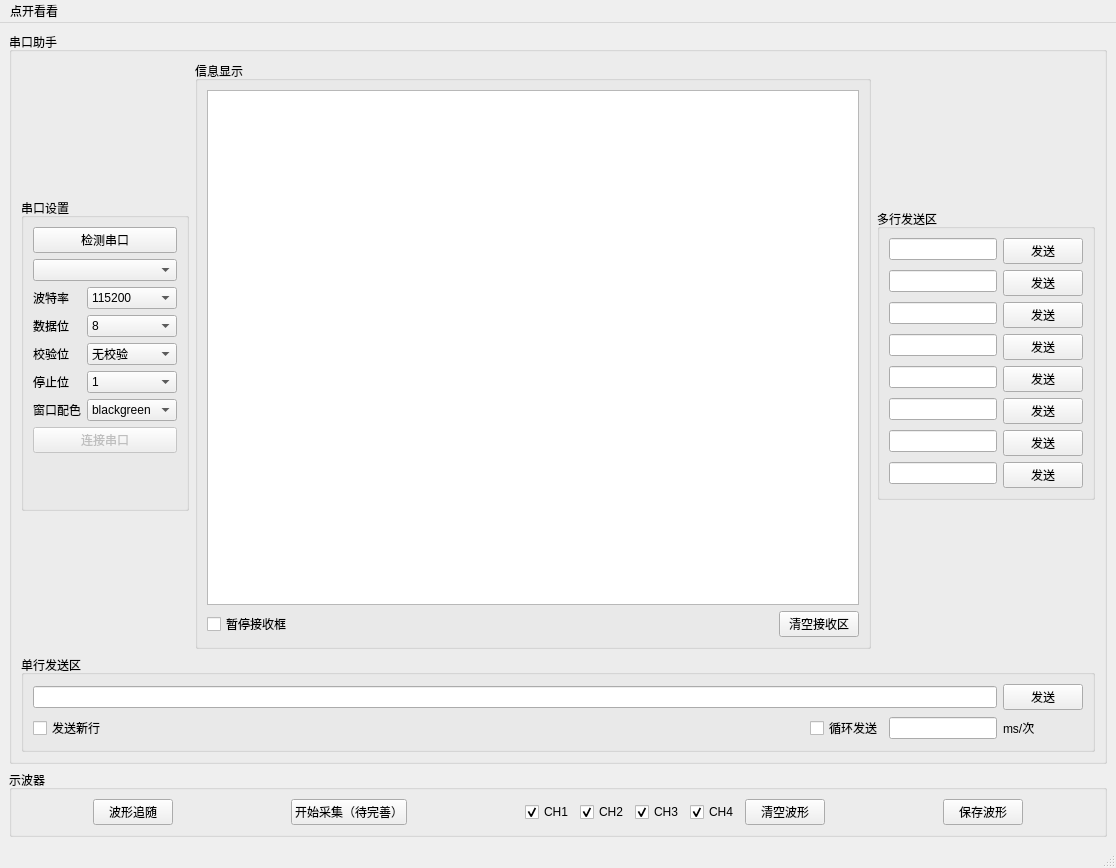
<?xml version="1.0" encoding="UTF-8"?>
<ui version="4.0">
 <class>MainWindow</class>
 <widget class="QMainWindow" name="MainWindow">
  <property name="geometry">
   <rect>
    <x>0</x>
    <y>0</y>
    <width>1116</width>
    <height>868</height>
   </rect>
  </property>
  <property name="windowTitle">
   <string>MainWindow</string>
  </property>
  <property name="windowIcon">
   <iconset>
    <normaloff>:/dog/狗图标.jpg</normaloff>:/dog/狗图标.jpg</iconset>
  </property>
  <widget class="QWidget" name="centralwidget">
   <layout class="QVBoxLayout" name="verticalLayout_6">
    <item>
     <widget class="QGroupBox" name="groupBox_6">
      <property name="title">
       <string>串口助手</string>
      </property>
      <layout class="QGridLayout" name="gridLayout_6">
       <item row="0" column="0">
        <layout class="QVBoxLayout" name="verticalLayout_3">
         <item>
          <widget class="QGroupBox" name="groupBox">
           <property name="sizePolicy">
            <sizepolicy hsizetype="Fixed" vsizetype="Fixed">
             <horstretch>0</horstretch>
             <verstretch>0</verstretch>
            </sizepolicy>
           </property>
           <property name="focusPolicy">
            <enum>Qt::NoFocus</enum>
           </property>
           <property name="contextMenuPolicy">
            <enum>Qt::DefaultContextMenu</enum>
           </property>
           <property name="layoutDirection">
            <enum>Qt::LeftToRight</enum>
           </property>
           <property name="title">
            <string>串口设置</string>
           </property>
           <property name="flat">
            <bool>false</bool>
           </property>
           <property name="checkable">
            <bool>false</bool>
           </property>
           <layout class="QGridLayout" name="gridLayout_3">
            <item row="0" column="0">
             <layout class="QFormLayout" name="formLayout">
              <property name="sizeConstraint">
               <enum>QLayout::SetDefaultConstraint</enum>
              </property>
              <property name="rowWrapPolicy">
               <enum>QFormLayout::DontWrapRows</enum>
              </property>
              <item row="0" column="0" colspan="2">
               <widget class="QPushButton" name="pushButton_detect_serial">
                <property name="text">
                 <string>检测串口</string>
                </property>
               </widget>
              </item>
              <item row="1" column="0" colspan="2">
               <widget class="QComboBox" name="comboBox_serialPort"/>
              </item>
              <item row="2" column="0">
               <widget class="QLabel" name="label_6">
                <property name="cursor">
                 <cursorShape>ArrowCursor</cursorShape>
                </property>
                <property name="text">
                 <string>波特率</string>
                </property>
               </widget>
              </item>
              <item row="2" column="1">
               <widget class="QComboBox" name="comboBox_baud">
                <item>
                 <property name="text">
                  <string>115200</string>
                 </property>
                </item>
                <item>
                 <property name="text">
                  <string>9600</string>
                 </property>
                </item>
                <item>
                 <property name="text">
                  <string>14400</string>
                 </property>
                </item>
                <item>
                 <property name="text">
                  <string>19200</string>
                 </property>
                </item>
                <item>
                 <property name="text">
                  <string>38400</string>
                 </property>
                </item>
                <item>
                 <property name="text">
                  <string>56000</string>
                 </property>
                </item>
                <item>
                 <property name="text">
                  <string>57600</string>
                 </property>
                </item>
                <item>
                 <property name="text">
                  <string>128000</string>
                 </property>
                </item>
                <item>
                 <property name="text">
                  <string>256000</string>
                 </property>
                </item>
               </widget>
              </item>
              <item row="3" column="0">
               <widget class="QLabel" name="label_8">
                <property name="text">
                 <string>数据位</string>
                </property>
               </widget>
              </item>
              <item row="3" column="1">
               <widget class="QComboBox" name="comboBox_data_bit">
                <item>
                 <property name="text">
                  <string>8</string>
                 </property>
                </item>
                <item>
                 <property name="text">
                  <string>7</string>
                 </property>
                </item>
                <item>
                 <property name="text">
                  <string>6</string>
                 </property>
                </item>
                <item>
                 <property name="text">
                  <string>5</string>
                 </property>
                </item>
               </widget>
              </item>
              <item row="4" column="0">
               <widget class="QLabel" name="label_4">
                <property name="text">
                 <string>校验位</string>
                </property>
               </widget>
              </item>
              <item row="4" column="1">
               <widget class="QComboBox" name="comboBox_check_bit">
                <item>
                 <property name="text">
                  <string>无校验</string>
                 </property>
                </item>
                <item>
                 <property name="text">
                  <string>奇校验</string>
                 </property>
                </item>
                <item>
                 <property name="text">
                  <string>偶校验</string>
                 </property>
                </item>
               </widget>
              </item>
              <item row="5" column="0">
               <widget class="QLabel" name="label_3">
                <property name="text">
                 <string>停止位</string>
                </property>
               </widget>
              </item>
              <item row="5" column="1">
               <widget class="QComboBox" name="comboBox_stop_bit">
                <item>
                 <property name="text">
                  <string>1</string>
                 </property>
                </item>
                <item>
                 <property name="text">
                  <string>1.5</string>
                 </property>
                </item>
                <item>
                 <property name="text">
                  <string>2</string>
                 </property>
                </item>
               </widget>
              </item>
              <item row="6" column="0">
               <widget class="QLabel" name="label_5">
                <property name="text">
                 <string>窗口配色</string>
                </property>
               </widget>
              </item>
              <item row="6" column="1">
               <widget class="QComboBox" name="comboBox_window_color">
                <item>
                 <property name="text">
                  <string>blackgreen</string>
                 </property>
                </item>
                <item>
                 <property name="text">
                  <string>whiteblack</string>
                 </property>
                </item>
                <item>
                 <property name="text">
                  <string>blackwhite</string>
                 </property>
                </item>
               </widget>
              </item>
              <item row="7" column="0" colspan="2">
               <widget class="QPushButton" name="pushButton_connect_serial">
                <property name="enabled">
                 <bool>false</bool>
                </property>
                <property name="text">
                 <string>连接串口</string>
                </property>
               </widget>
              </item>
              <item row="8" column="0" colspan="2">
               <spacer name="verticalSpacer">
                <property name="orientation">
                 <enum>Qt::Vertical</enum>
                </property>
                <property name="sizeHint" stdset="0">
                 <size>
                  <width>20</width>
                  <height>40</height>
                 </size>
                </property>
               </spacer>
              </item>
             </layout>
            </item>
           </layout>
          </widget>
         </item>
        </layout>
       </item>
       <item row="0" column="1">
        <layout class="QVBoxLayout" name="verticalLayout_4">
         <item>
          <widget class="QGroupBox" name="groupBox_2">
           <property name="sizePolicy">
            <sizepolicy hsizetype="Preferred" vsizetype="Preferred">
             <horstretch>0</horstretch>
             <verstretch>0</verstretch>
            </sizepolicy>
           </property>
           <property name="font">
            <font>
             <weight>50</weight>
             <bold>false</bold>
            </font>
           </property>
           <property name="title">
            <string>信息显示</string>
           </property>
           <layout class="QGridLayout" name="gridLayout_2">
            <item row="1" column="0">
             <layout class="QVBoxLayout" name="verticalLayout">
              <item>
               <widget class="QTextBrowser" name="textBrowser_show_text">
                <property name="enabled">
                 <bool>true</bool>
                </property>
                <property name="sizePolicy">
                 <sizepolicy hsizetype="Expanding" vsizetype="Expanding">
                  <horstretch>1</horstretch>
                  <verstretch>1</verstretch>
                 </sizepolicy>
                </property>
               </widget>
              </item>
              <item>
               <layout class="QHBoxLayout" name="horizontalLayout">
                <item>
                 <widget class="QCheckBox" name="checkBox_datapause">
                  <property name="text">
                   <string>暂停接收框</string>
                  </property>
                 </widget>
                </item>
                <item>
                 <layout class="QHBoxLayout" name="horizontalLayout_2"/>
                </item>
                <item>
                 <widget class="QPushButton" name="pushButton_clear">
                  <property name="sizePolicy">
                   <sizepolicy hsizetype="Fixed" vsizetype="Fixed">
                    <horstretch>0</horstretch>
                    <verstretch>0</verstretch>
                   </sizepolicy>
                  </property>
                  <property name="text">
                   <string>清空接收区</string>
                  </property>
                 </widget>
                </item>
               </layout>
              </item>
             </layout>
            </item>
           </layout>
          </widget>
         </item>
        </layout>
       </item>
       <item row="0" column="2">
        <layout class="QVBoxLayout" name="verticalLayout_5">
         <item>
          <widget class="QGroupBox" name="groupBox_4">
           <property name="sizePolicy">
            <sizepolicy hsizetype="Fixed" vsizetype="Fixed">
             <horstretch>0</horstretch>
             <verstretch>0</verstretch>
            </sizepolicy>
           </property>
           <property name="sizeIncrement">
            <size>
             <width>0</width>
             <height>0</height>
            </size>
           </property>
           <property name="layoutDirection">
            <enum>Qt::LeftToRight</enum>
           </property>
           <property name="autoFillBackground">
            <bool>false</bool>
           </property>
           <property name="title">
            <string>多行发送区</string>
           </property>
           <layout class="QFormLayout" name="formLayout_5">
            <item row="0" column="0">
             <layout class="QFormLayout" name="formLayout_2">
              <property name="labelAlignment">
               <set>Qt::AlignLeading|Qt::AlignLeft|Qt::AlignVCenter</set>
              </property>
              <item row="0" column="0">
               <widget class="QLineEdit" name="lineEdit_1"/>
              </item>
              <item row="1" column="0">
               <widget class="QLineEdit" name="lineEdit_2"/>
              </item>
              <item row="1" column="1">
               <widget class="QPushButton" name="pushButton_send_2">
                <property name="sizePolicy">
                 <sizepolicy hsizetype="Fixed" vsizetype="Fixed">
                  <horstretch>0</horstretch>
                  <verstretch>0</verstretch>
                 </sizepolicy>
                </property>
                <property name="text">
                 <string>发送</string>
                </property>
               </widget>
              </item>
              <item row="2" column="0">
               <widget class="QLineEdit" name="lineEdit_3"/>
              </item>
              <item row="2" column="1">
               <widget class="QPushButton" name="pushButton_send_3">
                <property name="sizePolicy">
                 <sizepolicy hsizetype="Fixed" vsizetype="Fixed">
                  <horstretch>0</horstretch>
                  <verstretch>0</verstretch>
                 </sizepolicy>
                </property>
                <property name="text">
                 <string>发送</string>
                </property>
               </widget>
              </item>
              <item row="3" column="0">
               <widget class="QLineEdit" name="lineEdit_4"/>
              </item>
              <item row="3" column="1">
               <widget class="QPushButton" name="pushButton_send_4">
                <property name="sizePolicy">
                 <sizepolicy hsizetype="Fixed" vsizetype="Fixed">
                  <horstretch>0</horstretch>
                  <verstretch>0</verstretch>
                 </sizepolicy>
                </property>
                <property name="text">
                 <string>发送</string>
                </property>
               </widget>
              </item>
              <item row="4" column="0">
               <widget class="QLineEdit" name="lineEdit_5"/>
              </item>
              <item row="4" column="1">
               <widget class="QPushButton" name="pushButton_send_5">
                <property name="sizePolicy">
                 <sizepolicy hsizetype="Fixed" vsizetype="Fixed">
                  <horstretch>0</horstretch>
                  <verstretch>0</verstretch>
                 </sizepolicy>
                </property>
                <property name="text">
                 <string>发送</string>
                </property>
               </widget>
              </item>
              <item row="5" column="0">
               <widget class="QLineEdit" name="lineEdit_6"/>
              </item>
              <item row="5" column="1">
               <widget class="QPushButton" name="pushButton_send_6">
                <property name="sizePolicy">
                 <sizepolicy hsizetype="Fixed" vsizetype="Fixed">
                  <horstretch>0</horstretch>
                  <verstretch>0</verstretch>
                 </sizepolicy>
                </property>
                <property name="text">
                 <string>发送</string>
                </property>
               </widget>
              </item>
              <item row="6" column="0">
               <widget class="QLineEdit" name="lineEdit_7"/>
              </item>
              <item row="6" column="1">
               <widget class="QPushButton" name="pushButton_send_7">
                <property name="sizePolicy">
                 <sizepolicy hsizetype="Fixed" vsizetype="Fixed">
                  <horstretch>0</horstretch>
                  <verstretch>0</verstretch>
                 </sizepolicy>
                </property>
                <property name="text">
                 <string>发送</string>
                </property>
               </widget>
              </item>
              <item row="7" column="0">
               <widget class="QLineEdit" name="lineEdit_8"/>
              </item>
              <item row="7" column="1">
               <widget class="QPushButton" name="pushButton_send_8">
                <property name="sizePolicy">
                 <sizepolicy hsizetype="Fixed" vsizetype="Fixed">
                  <horstretch>0</horstretch>
                  <verstretch>0</verstretch>
                 </sizepolicy>
                </property>
                <property name="text">
                 <string>发送</string>
                </property>
               </widget>
              </item>
              <item row="0" column="1">
               <widget class="QPushButton" name="pushButton_send_1">
                <property name="sizePolicy">
                 <sizepolicy hsizetype="Fixed" vsizetype="Fixed">
                  <horstretch>0</horstretch>
                  <verstretch>0</verstretch>
                 </sizepolicy>
                </property>
                <property name="text">
                 <string>发送</string>
                </property>
               </widget>
              </item>
             </layout>
            </item>
           </layout>
          </widget>
         </item>
        </layout>
       </item>
       <item row="1" column="0" colspan="3">
        <widget class="QGroupBox" name="groupBox_3">
         <property name="title">
          <string>单行发送区</string>
         </property>
         <layout class="QGridLayout" name="gridLayout_4">
          <item row="0" column="0">
           <layout class="QGridLayout" name="gridLayout">
            <item row="1" column="4">
             <widget class="QLineEdit" name="lineEdit_t_ms">
              <property name="sizePolicy">
               <sizepolicy hsizetype="Fixed" vsizetype="Fixed">
                <horstretch>0</horstretch>
                <verstretch>0</verstretch>
               </sizepolicy>
              </property>
             </widget>
            </item>
            <item row="1" column="1">
             <spacer name="horizontalSpacer">
              <property name="orientation">
               <enum>Qt::Horizontal</enum>
              </property>
              <property name="sizeHint" stdset="0">
               <size>
                <width>40</width>
                <height>20</height>
               </size>
              </property>
             </spacer>
            </item>
            <item row="0" column="0" colspan="5">
             <widget class="QLineEdit" name="lineEdit"/>
            </item>
            <item row="0" column="5">
             <widget class="QPushButton" name="pushButton_send">
              <property name="sizePolicy">
               <sizepolicy hsizetype="Fixed" vsizetype="Fixed">
                <horstretch>0</horstretch>
                <verstretch>0</verstretch>
               </sizepolicy>
              </property>
              <property name="text">
               <string>发送</string>
              </property>
             </widget>
            </item>
            <item row="1" column="2">
             <spacer name="horizontalSpacer_2">
              <property name="orientation">
               <enum>Qt::Horizontal</enum>
              </property>
              <property name="sizeHint" stdset="0">
               <size>
                <width>40</width>
                <height>20</height>
               </size>
              </property>
             </spacer>
            </item>
            <item row="1" column="0">
             <widget class="QCheckBox" name="checkBox_if_newLine">
              <property name="enabled">
               <bool>true</bool>
              </property>
              <property name="text">
               <string>发送新行</string>
              </property>
              <property name="checked">
               <bool>false</bool>
              </property>
             </widget>
            </item>
            <item row="1" column="3">
             <widget class="QCheckBox" name="checkBox_circular_send">
              <property name="text">
               <string>循环发送</string>
              </property>
             </widget>
            </item>
            <item row="1" column="5">
             <widget class="QLabel" name="label">
              <property name="text">
               <string>ms/次</string>
              </property>
             </widget>
            </item>
           </layout>
          </item>
         </layout>
        </widget>
       </item>
      </layout>
     </widget>
    </item>
    <item>
     <widget class="QGroupBox" name="groupBox_5">
      <property name="title">
       <string>示波器</string>
      </property>
      <layout class="QVBoxLayout" name="verticalLayout_2">
       <item>
        <layout class="QFormLayout" name="formLayout_3"/>
       </item>
       <item>
        <layout class="QHBoxLayout" name="horizontalLayout_5">
         <item>
          <widget class="QPushButton" name="pushButton_wave_follow">
           <property name="sizePolicy">
            <sizepolicy hsizetype="Fixed" vsizetype="Fixed">
             <horstretch>0</horstretch>
             <verstretch>0</verstretch>
            </sizepolicy>
           </property>
           <property name="text">
            <string>波形追随</string>
           </property>
          </widget>
         </item>
         <item>
          <spacer name="horizontalSpacer_3">
           <property name="orientation">
            <enum>Qt::Horizontal</enum>
           </property>
           <property name="sizeType">
            <enum>QSizePolicy::Preferred</enum>
           </property>
           <property name="sizeHint" stdset="0">
            <size>
             <width>40</width>
             <height>20</height>
            </size>
           </property>
          </spacer>
         </item>
         <item>
          <widget class="QPushButton" name="pushButton_start_collect">
           <property name="sizePolicy">
            <sizepolicy hsizetype="Fixed" vsizetype="Fixed">
             <horstretch>0</horstretch>
             <verstretch>0</verstretch>
            </sizepolicy>
           </property>
           <property name="text">
            <string>开始采集（待完善）</string>
           </property>
          </widget>
         </item>
         <item>
          <spacer name="horizontalSpacer_5">
           <property name="orientation">
            <enum>Qt::Horizontal</enum>
           </property>
           <property name="sizeType">
            <enum>QSizePolicy::Preferred</enum>
           </property>
           <property name="sizeHint" stdset="0">
            <size>
             <width>40</width>
             <height>20</height>
            </size>
           </property>
          </spacer>
         </item>
         <item>
          <layout class="QHBoxLayout" name="horizontalLayout_4">
           <item>
            <widget class="QCheckBox" name="checkBox_CH1">
             <property name="sizePolicy">
              <sizepolicy hsizetype="Fixed" vsizetype="Fixed">
               <horstretch>0</horstretch>
               <verstretch>0</verstretch>
              </sizepolicy>
             </property>
             <property name="text">
              <string>CH1</string>
             </property>
             <property name="checked">
              <bool>true</bool>
             </property>
            </widget>
           </item>
           <item>
            <widget class="QCheckBox" name="checkBox_CH2">
             <property name="sizePolicy">
              <sizepolicy hsizetype="Fixed" vsizetype="Fixed">
               <horstretch>0</horstretch>
               <verstretch>0</verstretch>
              </sizepolicy>
             </property>
             <property name="text">
              <string>CH2</string>
             </property>
             <property name="checked">
              <bool>true</bool>
             </property>
            </widget>
           </item>
           <item>
            <widget class="QCheckBox" name="checkBox_CH3">
             <property name="sizePolicy">
              <sizepolicy hsizetype="Fixed" vsizetype="Fixed">
               <horstretch>0</horstretch>
               <verstretch>0</verstretch>
              </sizepolicy>
             </property>
             <property name="text">
              <string>CH3</string>
             </property>
             <property name="checked">
              <bool>true</bool>
             </property>
            </widget>
           </item>
           <item>
            <widget class="QCheckBox" name="checkBox_CH4">
             <property name="sizePolicy">
              <sizepolicy hsizetype="Fixed" vsizetype="Fixed">
               <horstretch>0</horstretch>
               <verstretch>0</verstretch>
              </sizepolicy>
             </property>
             <property name="text">
              <string>CH4</string>
             </property>
             <property name="checked">
              <bool>true</bool>
             </property>
            </widget>
           </item>
           <item>
            <widget class="QPushButton" name="pushButton_clear_wave">
             <property name="sizePolicy">
              <sizepolicy hsizetype="Fixed" vsizetype="Fixed">
               <horstretch>0</horstretch>
               <verstretch>0</verstretch>
              </sizepolicy>
             </property>
             <property name="text">
              <string>清空波形</string>
             </property>
            </widget>
           </item>
          </layout>
         </item>
         <item>
          <spacer name="horizontalSpacer_4">
           <property name="orientation">
            <enum>Qt::Horizontal</enum>
           </property>
           <property name="sizeType">
            <enum>QSizePolicy::Preferred</enum>
           </property>
           <property name="sizeHint" stdset="0">
            <size>
             <width>40</width>
             <height>20</height>
            </size>
           </property>
          </spacer>
         </item>
         <item>
          <widget class="QPushButton" name="pushButton_save_wave">
           <property name="sizePolicy">
            <sizepolicy hsizetype="Fixed" vsizetype="Fixed">
             <horstretch>0</horstretch>
             <verstretch>0</verstretch>
            </sizepolicy>
           </property>
           <property name="text">
            <string>保存波形</string>
           </property>
          </widget>
         </item>
        </layout>
       </item>
      </layout>
     </widget>
    </item>
   </layout>
  </widget>
  <widget class="QMenuBar" name="menubar">
   <property name="geometry">
    <rect>
     <x>0</x>
     <y>0</y>
     <width>1116</width>
     <height>26</height>
    </rect>
   </property>
   <widget class="QMenu" name="menu">
    <property name="title">
     <string>点开看看</string>
    </property>
    <addaction name="actionby_haoge"/>
    <addaction name="actiondesigned_by_haoge"/>
   </widget>
   <addaction name="menu"/>
  </widget>
  <widget class="QStatusBar" name="statusbar"/>
  <action name="actionby_haoge">
   <property name="text">
    <string>KanNiMei</string>
   </property>
  </action>
  <action name="actiondesigned_by_haoge">
   <property name="text">
    <string>designed by haoge</string>
   </property>
  </action>
 </widget>
 <resources>
  <include location="icon.qrc"/>
 </resources>
 <connections/>
</ui>
